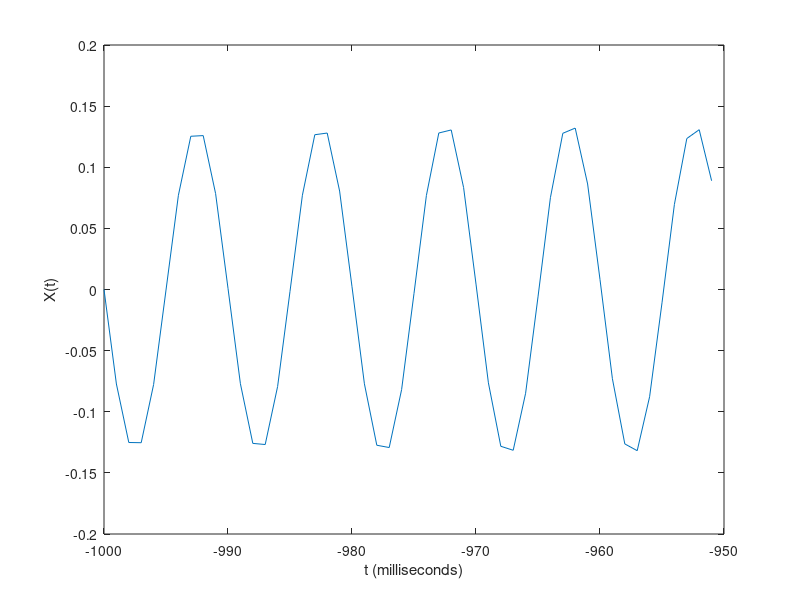
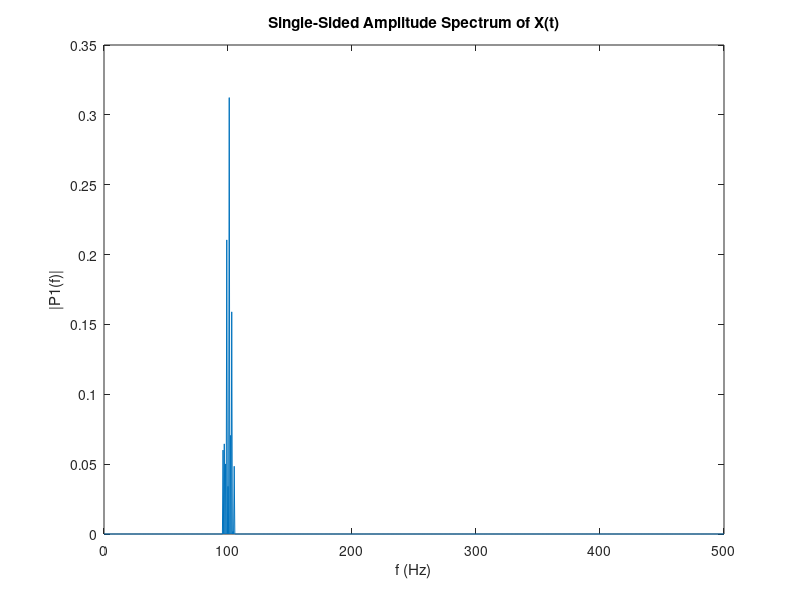

Recreate these plots in MATLAB, in order.
t=-1:0.001:1-0.001;
tdash=t';
r1=sin(2*pi*2*t);%95hz
r2=sin(2*pi*100*t);%100hz

randn('state',7)
a=0.25*randn(10,1);
s=zeros(2000,1);
for i=1:10
    s1=a(i)*sin(2*pi*(95+i)*tdash);
    %s2=b(i)*cos(2*pi*(i-0.5)*t);
    s=s+s1;
end
figure
plot(abs(fft(s,2000)))

plot(1000*t(1:50),s(1:50))
xlabel('t (milliseconds)')
ylabel('X(t)')
Y = fft(s);
L=2000;
P2 = abs(Y/L);
P1 = P2(1:L/2+1);
figure
Fs=1000;
f = Fs*(0:(L/2))/L;
plot(f,P1) 
P1(2:end-1) = 2*P1(2:end-1);
title('Single-Sided Amplitude Spectrum of X(t)')
xlabel('f (Hz)')
ylabel('|P1(f)|')




